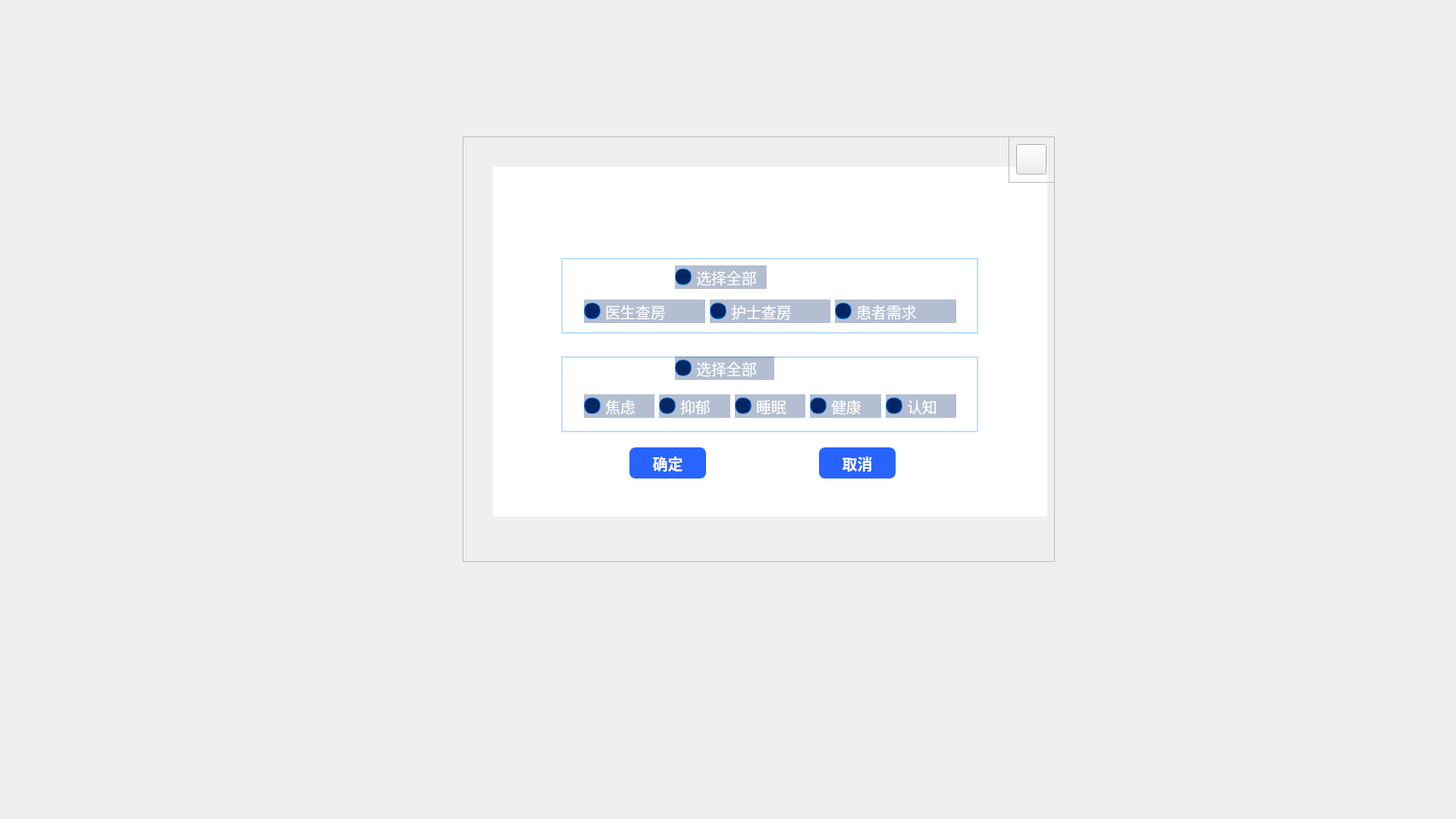
<?xml version="1.0" encoding="UTF-8"?>
<ui version="4.0">
 <class>Results_UI</class>
 <widget class="QMainWindow" name="Results_UI">
  <property name="geometry">
   <rect>
    <x>0</x>
    <y>0</y>
    <width>1920</width>
    <height>1080</height>
   </rect>
  </property>
  <property name="minimumSize">
   <size>
    <width>1920</width>
    <height>1080</height>
   </size>
  </property>
  <property name="maximumSize">
   <size>
    <width>1920</width>
    <height>1080</height>
   </size>
  </property>
  <property name="windowTitle">
   <string>MainWindow</string>
  </property>
  <property name="layoutDirection">
   <enum>Qt::LeftToRight</enum>
  </property>
  <property name="styleSheet">
   <string notr="true"/>
  </property>
  <widget class="QWidget" name="centralwidget">
   <widget class="QFrame" name="frame">
    <property name="geometry">
     <rect>
      <x>610</x>
      <y>180</y>
      <width>781</width>
      <height>561</height>
     </rect>
    </property>
    <property name="styleSheet">
     <string notr="true">QLineEdit {max-width: 560px;
    max-height: 64px;
min-width: 560px;
    min-height: 64px;
    background: #EEEEEE;
    border-radius: 12px;
    border: none;
font-family: PingFangSC, PingFang SC;
font-weight: 400;
font-size: 28px;
color: #010408;
line-height: 40px;

font-style: normal;
}
QCheckBox {
    font-size: 20px;
    text-align: left;
    color: rgba(255, 255, 255, 1);
    background: transparent; /* 去掉文字后的背景 */
}

QCheckBox::indicator {
    width: 20px;
    height: 20px;
    border-radius: 10px; /* 圆形 */
    border: 1px solid rgba(27, 149, 255, 1); /* 按钮内部边框颜色 */
    background-color: rgba(5, 38, 101, 1); /* 未点击时的内部颜色 */
}
QCheckBox::indicator:hover {
    border: 2px solid rgba(79, 151, 214, 1); /* 鼠标悬停时的边框颜色 */
    background-color: rgba(0, 35, 105, 0.8); /* 鼠标悬停时的内部颜色 */
}

QCheckBox::indicator:checked {
    border: 2px solid rgba(27, 149, 255, 1); /* 点击后边框颜色 */
    background: qradialgradient(cx: 0.5, cy: 0.5, radius: 0.5,
                                fx: 0.5, fy: 0.5,
                                stop: 0 rgba(27, 149, 255, 1),
                                stop: 0.5 rgba(27, 149, 255, 1),
                                stop: 0.51 rgba(5, 38, 101, 1),
                                stop: 1 rgba(5, 38, 101, 1)); /* 填充一半效果 */
}

QCheckBox::indicator:checked:hover {
    border: 2px solid rgba(79, 151, 214, 1); /* 点击后且悬停时的边框颜色 */
    background: qradialgradient(cx: 0.5, cy: 0.5, radius: 0.5,
                                fx: 0.5, fy: 0.5,
                                stop: 0 rgba(79, 151, 214, 1),
                                stop: 0.5 rgba(79, 151, 214, 1),
                                stop: 0.51 rgba(5, 38, 101, 1),
                                stop: 1 rgba(5, 38, 101, 1)); /* 点击后且悬停时填充效果 */
}

QCheckBox:pressed::indicator {
    background-color: rgba(27, 149, 255, 0.5); /* 按下时的内部颜色 */

}
QCheckBox:disabled {
    color: rgba(255, 255, 255, 1); /* 禁用时的文本颜色 */
}

QCheckBox:disabled::indicator {
    background-color: rgba(5, 38, 101, 0.3); /* 禁用时的内部颜色 */
}</string>
    </property>
    <property name="frameShape">
     <enum>QFrame::StyledPanel</enum>
    </property>
    <property name="frameShadow">
     <enum>QFrame::Raised</enum>
    </property>
    <widget class="QLabel" name="label">
     <property name="geometry">
      <rect>
       <x>300</x>
       <y>70</y>
       <width>330</width>
       <height>45</height>
      </rect>
     </property>
     <property name="styleSheet">
      <string notr="true">max-width: 330px;
max-height: 45px;
min-width: 330px;
min-height: 45px;
font-family: PingFangSC, PingFang SC;
font-weight: 500;
font-size: 28px;
color: #FFFFFF;
line-height: 30px;
text-align: left;
font-style: normal;
font-family: PingFangSC, PingFang SC;
font-weight: 500;
font-size: 28px;
color: #FFFFFF;
line-height: 45px;
text-align: left;
font-style: normal;</string>
     </property>
     <property name="text">
      <string>选择导出的数据</string>
     </property>
    </widget>
    <widget class="QPushButton" name="pushButton_2">
     <property name="geometry">
      <rect>
       <x>220</x>
       <y>410</y>
       <width>101</width>
       <height>41</height>
      </rect>
     </property>
     <property name="styleSheet">
      <string notr="true">QPushButton {
    width: 90px;
    height: 44px;
    background: #2864FF;
    border-radius: 8px;
}

QPushButton {
    font-family: PingFangSC, PingFang SC;
    font-weight: 500;
    font-size: 20px;
    color: #FFFFFF;
    line-height: 28px;
    text-align: center;
    font-style: normal;
}
QPushButton:hover {
margin: 1px 0 0 1px; /* 向左下角移动1像素 */
}
QPushButton:pressed {
margin: 2px 0 0 2px; /* 向左下角移动2像素 */
}

</string>
     </property>
     <property name="text">
      <string>确定</string>
     </property>
    </widget>
    <widget class="QFrame" name="frame_2">
     <property name="geometry">
      <rect>
       <x>720</x>
       <y>0</y>
       <width>61</width>
       <height>61</height>
      </rect>
     </property>
     <property name="styleSheet">
      <string notr="true">

QPushButton:hover {
margin: 1px 0 0 1px; /* 向左下角移动1像素 */
}
QPushButton:pressed {
margin: 2px 0 0 2px; /* 向左下角移动2像素 */
}</string>
     </property>
     <property name="frameShape">
      <enum>QFrame::StyledPanel</enum>
     </property>
     <property name="frameShadow">
      <enum>QFrame::Raised</enum>
     </property>
     <widget class="QPushButton" name="pushButton">
      <property name="geometry">
       <rect>
        <x>10</x>
        <y>10</y>
        <width>40</width>
        <height>40</height>
       </rect>
      </property>
      <property name="minimumSize">
       <size>
        <width>40</width>
        <height>40</height>
       </size>
      </property>
      <property name="maximumSize">
       <size>
        <width>40</width>
        <height>40</height>
       </size>
      </property>
      <property name="styleSheet">
       <string notr="true">border-image: url(:多功能智能查房系统/叉.png);
</string>
      </property>
      <property name="text">
       <string/>
      </property>
     </widget>
    </widget>
    <widget class="QPushButton" name="pushButton_4">
     <property name="geometry">
      <rect>
       <x>470</x>
       <y>410</y>
       <width>101</width>
       <height>41</height>
      </rect>
     </property>
     <property name="styleSheet">
      <string notr="true">QPushButton {
    width: 90px;
    height: 44px;
    background: #2864FF;
    border-radius: 8px;
}

QPushButton {
    font-family: PingFangSC, PingFang SC;
    font-weight: 500;
    font-size: 20px;
    color: #FFFFFF;
    line-height: 28px;
    text-align: center;
    font-style: normal;
}
QPushButton:hover {
margin: 1px 0 0 1px; /* 向左下角移动1像素 */
}
QPushButton:pressed {
margin: 2px 0 0 2px; /* 向左下角移动2像素 */
}

</string>
     </property>
     <property name="text">
      <string>取消</string>
     </property>
    </widget>
    <widget class="QWidget" name="layoutWidget">
     <property name="geometry">
      <rect>
       <x>160</x>
       <y>320</y>
       <width>491</width>
       <height>71</height>
      </rect>
     </property>
     <layout class="QHBoxLayout" name="horizontalLayout">
      <item>
       <widget class="QCheckBox" name="checkBox_1">
        <property name="minimumSize">
         <size>
          <width>0</width>
          <height>31</height>
         </size>
        </property>
        <property name="text">
         <string>焦虑</string>
        </property>
       </widget>
      </item>
      <item>
       <widget class="QCheckBox" name="checkBox_2">
        <property name="minimumSize">
         <size>
          <width>0</width>
          <height>31</height>
         </size>
        </property>
        <property name="text">
         <string>抑郁</string>
        </property>
       </widget>
      </item>
      <item>
       <widget class="QCheckBox" name="checkBox_3">
        <property name="minimumSize">
         <size>
          <width>0</width>
          <height>31</height>
         </size>
        </property>
        <property name="text">
         <string>睡眠</string>
        </property>
       </widget>
      </item>
      <item>
       <widget class="QCheckBox" name="checkBox_4">
        <property name="minimumSize">
         <size>
          <width>0</width>
          <height>31</height>
         </size>
        </property>
        <property name="text">
         <string>健康</string>
        </property>
       </widget>
      </item>
      <item>
       <widget class="QCheckBox" name="checkBox_5">
        <property name="minimumSize">
         <size>
          <width>0</width>
          <height>31</height>
         </size>
        </property>
        <property name="text">
         <string>认知</string>
        </property>
       </widget>
      </item>
     </layout>
    </widget>
    <widget class="QLabel" name="label_3">
     <property name="enabled">
      <bool>true</bool>
     </property>
     <property name="geometry">
      <rect>
       <x>160</x>
       <y>290</y>
       <width>151</width>
       <height>31</height>
      </rect>
     </property>
     <property name="minimumSize">
      <size>
       <width>0</width>
       <height>0</height>
      </size>
     </property>
     <property name="maximumSize">
      <size>
       <width>16777215</width>
       <height>16777215</height>
      </size>
     </property>
     <property name="styleSheet">
      <string notr="true">
font-family: PingFangSC, PingFang SC;
font-weight: 500;
font-size:24px;
color: #FFFFFF;
line-height: 24px;
text-align: left;
font-style: normal;
font-family: PingFangSC, PingFang SC;
font-weight: 500;
font-size: 24px;
color: #FFFFFF;
line-height: 24px;
text-align: left;
font-style: normal;</string>
     </property>
     <property name="text">
      <string>附加问卷：</string>
     </property>
    </widget>
    <widget class="QLabel" name="label_4">
     <property name="enabled">
      <bool>true</bool>
     </property>
     <property name="geometry">
      <rect>
       <x>160</x>
       <y>170</y>
       <width>151</width>
       <height>31</height>
      </rect>
     </property>
     <property name="minimumSize">
      <size>
       <width>0</width>
       <height>0</height>
      </size>
     </property>
     <property name="maximumSize">
      <size>
       <width>16777215</width>
       <height>16777215</height>
      </size>
     </property>
     <property name="styleSheet">
      <string notr="true">
font-family: PingFangSC, PingFang SC;
font-weight: 500;
font-size:24px;
color: #FFFFFF;
line-height: 24px;
text-align: left;
font-style: normal;
font-family: PingFangSC, PingFang SC;
font-weight: 500;
font-size: 24px;
color: #FFFFFF;
line-height: 24px;
text-align: left;
font-style: normal;</string>
     </property>
     <property name="text">
      <string>历史记录：</string>
     </property>
    </widget>
    <widget class="QCheckBox" name="checkBox_9">
     <property name="geometry">
      <rect>
       <x>280</x>
       <y>290</y>
       <width>131</width>
       <height>31</height>
      </rect>
     </property>
     <property name="text">
      <string>选择全部</string>
     </property>
    </widget>
    <widget class="QCheckBox" name="checkBox_10">
     <property name="geometry">
      <rect>
       <x>280</x>
       <y>170</y>
       <width>121</width>
       <height>31</height>
      </rect>
     </property>
     <property name="text">
      <string>选择全部</string>
     </property>
    </widget>
    <widget class="QListView" name="listView_2">
     <property name="geometry">
      <rect>
       <x>100</x>
       <y>70</y>
       <width>611</width>
       <height>401</height>
      </rect>
     </property>
     <property name="styleSheet">
      <string notr="true">background-color: rgb(9, 20, 39);
border: 2px solid rgb(9, 20, 39);
</string>
     </property>
    </widget>
    <widget class="QListView" name="listView">
     <property name="geometry">
      <rect>
       <x>40</x>
       <y>40</y>
       <width>731</width>
       <height>461</height>
      </rect>
     </property>
     <property name="styleSheet">
      <string notr="true">border-image: url(:多功能智能查房系统/window.png);
border:none</string>
     </property>
    </widget>
    <widget class="QWidget" name="layoutWidget_2">
     <property name="geometry">
      <rect>
       <x>160</x>
       <y>200</y>
       <width>491</width>
       <height>61</height>
      </rect>
     </property>
     <layout class="QHBoxLayout" name="horizontalLayout_2">
      <item>
       <widget class="QCheckBox" name="checkBox_6">
        <property name="enabled">
         <bool>true</bool>
        </property>
        <property name="minimumSize">
         <size>
          <width>0</width>
          <height>31</height>
         </size>
        </property>
        <property name="text">
         <string>医生查房</string>
        </property>
       </widget>
      </item>
      <item>
       <widget class="QCheckBox" name="checkBox_7">
        <property name="minimumSize">
         <size>
          <width>0</width>
          <height>31</height>
         </size>
        </property>
        <property name="text">
         <string>护士查房</string>
        </property>
       </widget>
      </item>
      <item>
       <widget class="QCheckBox" name="checkBox_8">
        <property name="minimumSize">
         <size>
          <width>0</width>
          <height>31</height>
         </size>
        </property>
        <property name="text">
         <string>患者需求</string>
        </property>
       </widget>
      </item>
     </layout>
    </widget>
    <widget class="QFrame" name="frame_3">
     <property name="geometry">
      <rect>
       <x>130</x>
       <y>160</y>
       <width>550</width>
       <height>100</height>
      </rect>
     </property>
     <property name="styleSheet">
      <string notr="true">border: 2px solid rgba(27, 149, 255, 0.3); /* 禁用时的边框颜色 */
</string>
     </property>
     <property name="frameShape">
      <enum>QFrame::StyledPanel</enum>
     </property>
     <property name="frameShadow">
      <enum>QFrame::Raised</enum>
     </property>
    </widget>
    <widget class="QFrame" name="frame_4">
     <property name="geometry">
      <rect>
       <x>130</x>
       <y>290</y>
       <width>550</width>
       <height>100</height>
      </rect>
     </property>
     <property name="styleSheet">
      <string notr="true">border: 2px solid rgba(27, 149, 255, 0.3); /* 禁用时的边框颜色 */
</string>
     </property>
     <property name="frameShape">
      <enum>QFrame::StyledPanel</enum>
     </property>
     <property name="frameShadow">
      <enum>QFrame::Raised</enum>
     </property>
    </widget>
    <zorder>listView_2</zorder>
    <zorder>listView</zorder>
    <zorder>frame_4</zorder>
    <zorder>frame_3</zorder>
    <zorder>label</zorder>
    <zorder>pushButton_2</zorder>
    <zorder>frame_2</zorder>
    <zorder>pushButton_4</zorder>
    <zorder>layoutWidget</zorder>
    <zorder>label_3</zorder>
    <zorder>label_4</zorder>
    <zorder>checkBox_8</zorder>
    <zorder>checkBox_6</zorder>
    <zorder>checkBox_7</zorder>
    <zorder>checkBox_9</zorder>
    <zorder>checkBox_10</zorder>
    <zorder>layoutWidget_2</zorder>
   </widget>
  </widget>
 </widget>
 <resources>
  <include location="多功能智能查房系统/yihu.qrc"/>
 </resources>
 <connections>
  <connection>
   <sender>pushButton</sender>
   <signal>clicked()</signal>
   <receiver>Results_UI</receiver>
   <slot>close()</slot>
   <hints>
    <hint type="sourcelabel">
     <x>1281</x>
     <y>331</y>
    </hint>
    <hint type="destinationlabel">
     <x>1448</x>
     <y>302</y>
    </hint>
   </hints>
  </connection>
  <connection>
   <sender>pushButton_2</sender>
   <signal>clicked()</signal>
   <receiver>Results_UI</receiver>
   <slot>close()</slot>
   <hints>
    <hint type="sourcelabel">
     <x>965</x>
     <y>587</y>
    </hint>
    <hint type="destinationlabel">
     <x>1009</x>
     <y>812</y>
    </hint>
   </hints>
  </connection>
  <connection>
   <sender>pushButton_4</sender>
   <signal>clicked()</signal>
   <receiver>Results_UI</receiver>
   <slot>close()</slot>
   <hints>
    <hint type="sourcelabel">
     <x>1066</x>
     <y>574</y>
    </hint>
    <hint type="destinationlabel">
     <x>1147</x>
     <y>792</y>
    </hint>
   </hints>
  </connection>
 </connections>
</ui>
